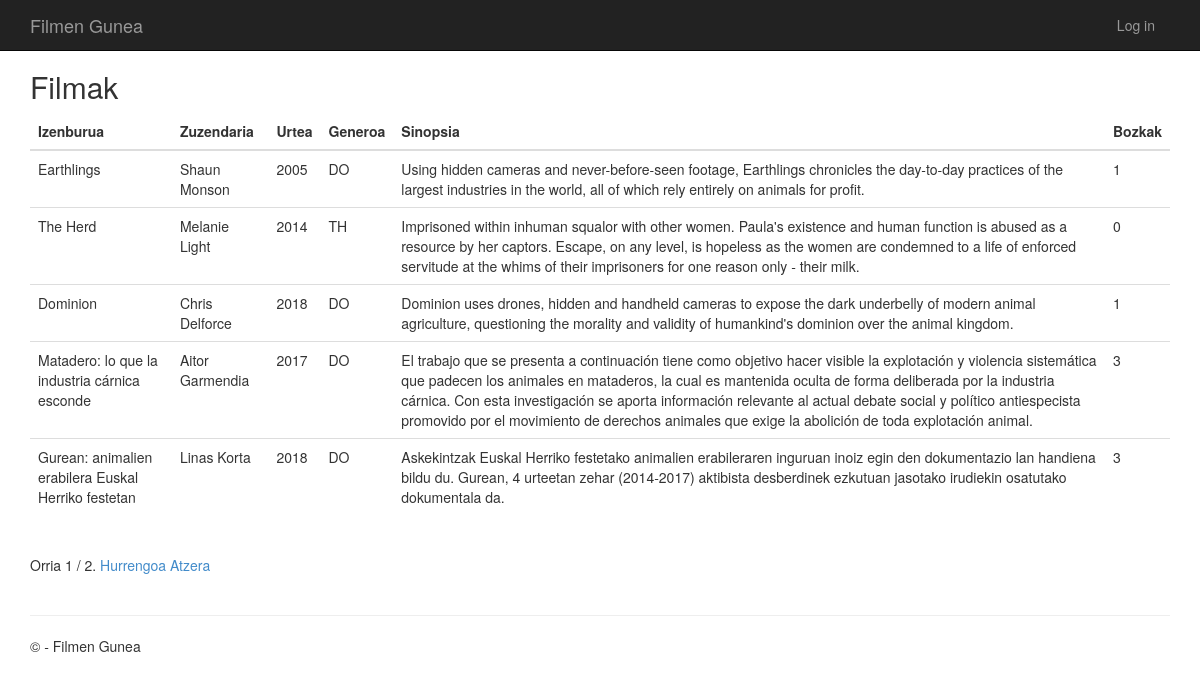
Page /filmakikusi/ on the earlier database version.
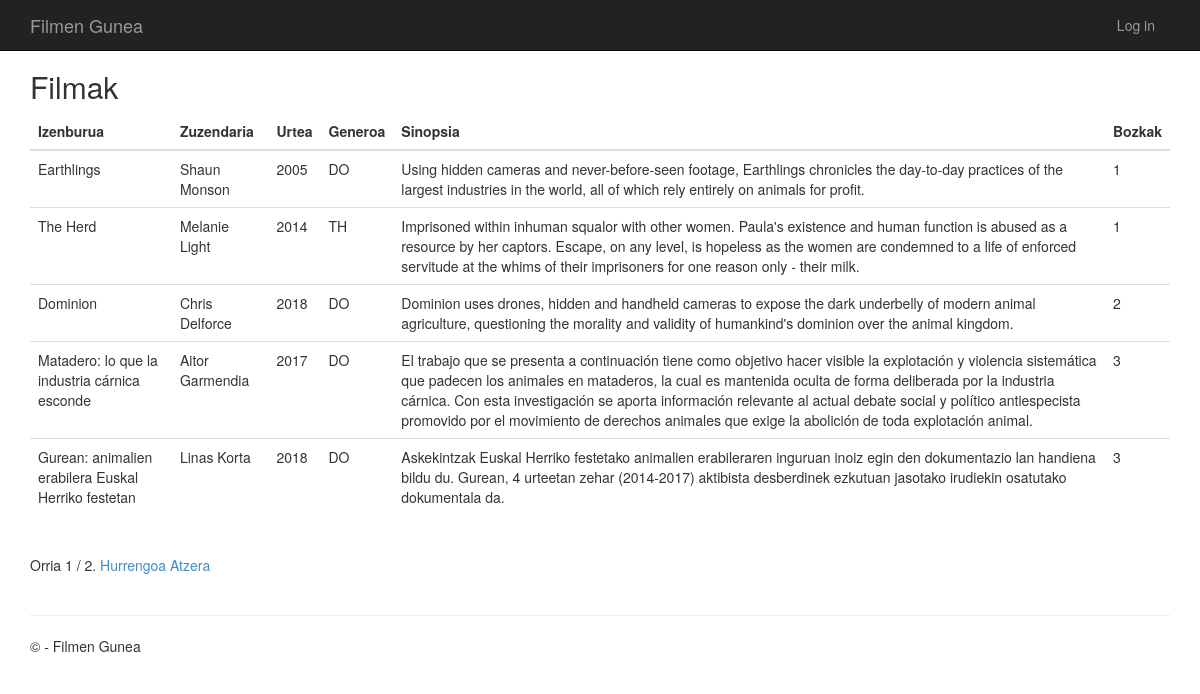
Same page on the later database version.
### app/models.py (models this page shows, shortened)
class Filma(models.Model):
    izenburua = models.CharField(max_length=60)
    zuzendaria = models.CharField(max_length=60)
    urtea = models.IntegerField()
    generoa = models.CharField(max_length=2)
    sinopsia = models.CharField(max_length=700)
    bozkak = models.IntegerField()

### app/views.py (the view)
# urls.py: path('filmakikusi/', views.filmakikusi, name='filmakikusi'),
def filmakikusi(request):
    filmak_list = Filma.objects.all()
    paginator = Paginator(filmak_list, 5)
    page_number = request.GET.get('page')
    page_obj = paginator.get_page(page_number)
    return render(request, 'app/filmakikusi.html', {'page_obj': page_obj})

### app/templates/app/FilmakIkusi.html (shortened to what this page needs)
{% extends "app/layout.html" %}
{% block content %}
<h2>Filmak</h2>
<table class="table">
    <thead>
        <tr>
            <th scope="col">Izenburua</th>
            <th scope="col">Zuzendaria</th>
            <th scope="col">Urtea</th>
            <th scope="col">Generoa</th>
            <th scope="col">Sinopsia</th>
            <th scope="col">Bozkak</th>
        </tr>
    </thead>
    <tbody>
        {% for filma in page_obj %}
        <tr>
            <td>{{ filma.izenburua }}</td>
            <td>{{ filma.zuzendaria }}</td>
            <td>{{ filma.urtea }}</td>
            <td>{{ filma.generoa }}</td>
            <td>{{ filma.sinopsia }}</td>
            <td>{{ filma.bozkak }}</td>
        </tr>
        {% empty %}
        <tr>
            <td colspan="6">Ez daude filmarik.</td>
        </tr>
        {% endfor %}
    </tbody>
</table>
<div class="pagination">
    <span class="step-links">
        <span class="current">
            Orria {{ page_obj.number }} / {{ page_obj.paginator.num_pages }}.
        </span>
        {% if page_obj.has_next %}
        <a href="?page={{ page_obj.next_page_number }}">Hurrengoa</a>
        {% endif %}
    </span>
</div>
<a href="{% url 'logged' %}">Atzera</a>
{% endblock %}

Differences in the rows shown:
changed Filma "The Herd": bozkak "0" → "1"
changed Filma "Dominion": bozkak "1" → "2"
